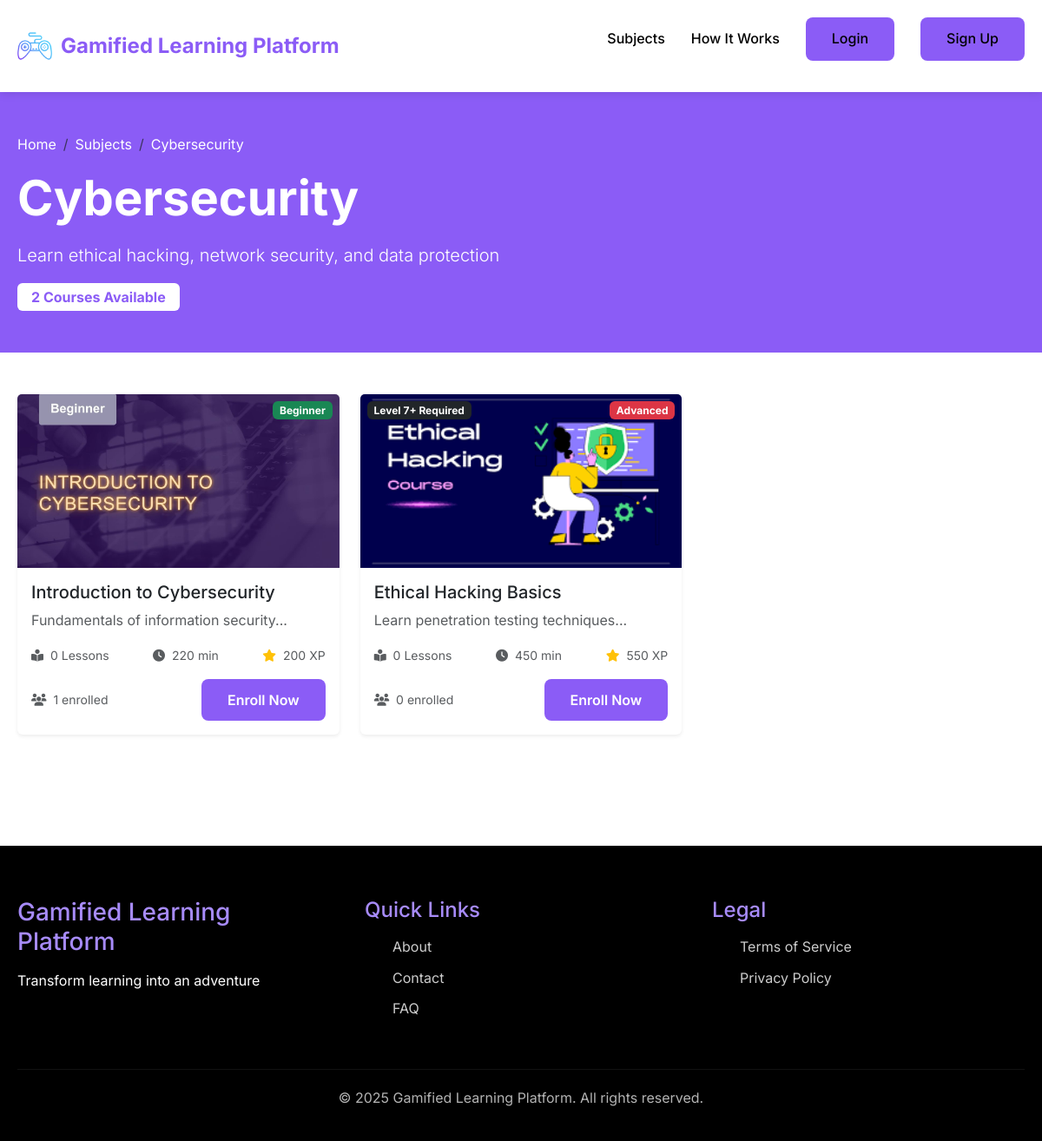
The app's page /pages/courses.php?subject_id=4 with its own data.
### tables this page shows
CREATE TABLE subjects (
    subject_id INT PRIMARY KEY AUTO_INCREMENT,
    subject_name VARCHAR(100) NOT NULL,
    description TEXT,
    icon VARCHAR(255),
    is_active BOOLEAN DEFAULT TRUE,
    created_at TIMESTAMP DEFAULT CURRENT_TIMESTAMP
);

CREATE TABLE courses (
    course_id INT PRIMARY KEY AUTO_INCREMENT,
    subject_id INT NOT NULL,
    course_title VARCHAR(200) NOT NULL,
    description TEXT,
    difficulty ENUM('beginner', 'intermediate', 'advanced', 'expert') DEFAULT 'beginner',
    required_level INT DEFAULT 1,
    thumbnail VARCHAR(255),
    estimated_duration INT,  
    xp_reward INT DEFAULT 100,
    is_published BOOLEAN DEFAULT TRUE,
    created_by INT,  
    created_at TIMESTAMP DEFAULT CURRENT_TIMESTAMP,
    updated_at TIMESTAMP DEFAULT CURRENT_TIMESTAMP ON UPDATE CURRENT_TIMESTAMP,
    FOREIGN KEY (subject_id) REFERENCES subjects(subject_id) ON DELETE CASCADE,
    FOREIGN KEY (created_by) REFERENCES users(user_id) ON DELETE SET NULL
);

### includes/session.php (called while the page is built, shortened)
<?php
function is_logged_in() {
    return isset($_SESSION['user_id']);
}
?>

### pages/courses.php (the view, shortened to what this page needs)
<?php
require_once '../includes/header.php';
require_once INCLUDES_PATH .'navbar.php';
$subject_id = isset($_GET['subject_id']) ? (int)$_GET['subject_id'] : 0;
$stmt = $conn->prepare("SELECT * FROM subjects WHERE subject_id = ? AND is_active = 1");
$stmt->execute([$subject_id]);
$subject = $stmt->fetch();
$stmt = $conn->prepare("
    SELECT c.*,
           (SELECT COUNT(*) FROM lessons WHERE course_id = c.course_id) as lesson_count,
           (SELECT COUNT(*) FROM user_courses WHERE course_id = c.course_id) as enrolled_count
    FROM courses c
    WHERE c.subject_id = ? AND c.is_published = 1
    ORDER BY c.created_at DESC
");
$stmt->execute([$subject_id]);
$courses = $stmt->fetchAll();
?>
<section class="bg-purple text-white py-5">
    <div class="container">
        <nav aria-label="breadcrumb">
            <ol class="breadcrumb">
                <li class="breadcrumb-item"><a href="/" class="text-white">Home</a></li>
                <li class="breadcrumb-item"><a href="/pages/subjects.php" class="text-white">Subjects</a></li>
                <li class="breadcrumb-item active text-white"><?php echo htmlspecialchars($subject['subject_name']); ?></li>
            </ol>
        </nav>
        <h1 class="display-4 fw-bold mb-3"><?php echo htmlspecialchars($subject['subject_name']); ?></h1>
        <p class="lead"><?php echo htmlspecialchars($subject['description']); ?></p>
        <div class="mt-3">
            <span class="badge bg-white text-purple fs-6 px-3 py-2">
                <?php echo count($courses); ?> Courses Available
            </span>
        </div>
    </div>
</section>
<section class="py-5">
    <div class="container">
        <?php if (empty($courses)): ?>
            <div class="text-center py-5">
                <i class="fas fa-book-open fa-4x text-muted mb-3"></i>
                <h3>No courses available yet</h3>
                <p class="text-muted">Courses for this subject are coming soon!</p>
                <a href="/pages/subjects.php" class="btn btn-primary">Browse Other Subjects</a>
            </div>
        <?php else: ?>
            <div class="row g-4">
                <?php foreach ($courses as $course): ?>
                    <div class="col-md-4">
                        <div class="card h-100 border-0 shadow-sm hover-lift">
                            <div class="position-relative">
                                <img src="<?php echo UPLOAD_URL; ?>thumbnails/<?php echo $course['thumbnail']; ?>"
                                     class="card-img-top" alt="<?php echo htmlspecialchars($course['course_title']); ?>"
                                     style="height: 200px; object-fit: cover;">
                                <span class="position-absolute top-0 end-0 m-2 badge bg-<?php
                                    echo $course['difficulty'] == 'beginner' ? 'success' :
                                        ($course['difficulty'] == 'intermediate' ? 'warning' :
                                        ($course['difficulty'] == 'advanced' ? 'danger' : 'dark'));
                                ?>">
                                    <?php echo ucfirst($course['difficulty']); ?>
                                </span>
                                <?php if ($course['required_level'] > 1): ?>
                                    <span class="position-absolute top-0 start-0 m-2 badge bg-dark">
                                        Level <?php echo $course['required_level']; ?>+ Required
                                    </span>
                                <?php endif; ?>
                            </div>
                            <div class="card-body">
                                <h5 class="card-title"><?php echo htmlspecialchars($course['course_title']); ?></h5>
                                <p class="card-text text-muted"><?php echo substr(htmlspecialchars($course['description']), 0, 100); ?>...</p>
                                <div class="d-flex justify-content-between text-muted small mb-3">
                                    <span><i class="fas fa-book-reader me-1"></i> <?php echo $course['lesson_count']; ?> Lessons</span>
                                    <span><i class="fas fa-clock me-1"></i> <?php echo $course['estimated_duration']; ?> min</span>
                                    <span><i class="fas fa-star me-1 text-warning"></i> <?php echo $course['xp_reward']; ?> XP</span>
                                </div>
                                <div class="d-flex justify-content-between align-items-center">
                                    <small class="text-muted">
                                        <i class="fas fa-users me-1"></i> <?php echo $course['enrolled_count']; ?> enrolled
                                    </small>
                                    <?php if (is_logged_in()): ?>
                                        <?php
                                        $stmt_check = $conn->prepare("SELECT * FROM user_courses WHERE user_id = ? AND course_id = ?");
                                        $stmt_check->execute([get_user_id(), $course['course_id']]);
                                        $is_enrolled = $stmt_check->rowCount() > 0;
                                        ?>
                                        <?php if ($is_enrolled): ?>
                                            <a href="/dashboard/course-details.php?id=<?php echo $course['course_id']; ?>"
                                               class="btn btn-sm btn-success">Continue</a>
                                        <?php else: ?>
                                            <a href="/actions/enroll-course.php?id=<?php echo $course['course_id']; ?>"
                                               class="btn btn-sm btn-primary">Enroll Now</a>
                                        <?php endif; ?>
                                    <?php else: ?>
                                        <a href="/auth/register.php" class="btn btn-sm btn-primary">Enroll Now</a>
                                    <?php endif; ?>
                                </div>
                            </div>
                        </div>
                    </div>
                <?php endforeach; ?>
            </div>
        <?php endif; ?>
    </div>
</section>
<?php require_once '../includes/footer.php'; ?>

### assets/css/colors.css (style rules this page uses)
:root { --purple-primary: #8B5CF6; --purple-dark: #7C3AED; --purple-light: #A78BFA; --black: #000000; --black-light: #1F1F1F; --white: #FFFFFF; --gray: #6B7280; --gray-light: #F3F4F6; --success: #10B981; --warning: #F59E0B; --danger: #EF4444; }
body { background: var(--white); color: var(--black); font-family: 'Inter', sans-serif; }
.btn-primary { background: var(--purple-primary); color: var(--white); padding: 12px 24px; border-radius: 8px; border: none; cursor: pointer; transition: 0.3s; }

### assets/css/style.css (style rules this page uses)
* { margin: 0; padding: 0; box-sizing: border-box; }
body { font-family: 'Inter', 'Segoe UI', Tahoma, Geneva, Verdana, sans-serif; background: var(--white); color: var(--black); line-height: 1.6; }
img { max-width: 100%; height: auto; display: block; }
a { text-decoration: none; color: inherit; }
.container { max-width: 1200px; margin: 0 auto; padding: 0 20px; }
.btn-primary { background: var(--purple-primary); color: var(--white); padding: 12px 30px; border-radius: 8px; border: none; cursor: pointer; font-size: 16px; font-weight: 600; transition: all 0.3s ease; display: inline-block; }
section { padding: 80px 0; }

### assets/css/custom.css (style rules this page uses)
:root { --bs-primary: #8B5CF6; --bs-primary-rgb: 139, 92, 246; }
body { font-family: 'Inter', sans-serif; }
.btn-primary { background: #8B5CF6; border-color: #8B5CF6; }
.text-purple { color: #8B5CF6 !important; }
.bg-purple { background-color: #8B5CF6 !important; }
.hover-lift { transition: transform 0.3s ease, box-shadow 0.3s ease; }
.text-purple { color: #8B5CF6; }
.bg-purple { background-color: #8B5CF6; }

### records on screen
subjects: subject_name "Cybersecurity", description "Learn ethical hacking, network security, and data protection"
courses: thumbnail (picture), difficulty "Beginner", course_title "Introduction to Cybersecurity", description "Fundamentals of information security", lesson_count "0", estimated_duration "220", xp_reward "200", enrolled_count "1"
courses: thumbnail (picture), difficulty "Advanced", required_level "7", course_title "Ethical Hacking Basics", description "Learn penetration testing techniques", lesson_count "0", estimated_duration "450", xp_reward "550", enrolled_count "0"

### other values on screen
SITE_NAME "Gamified Learning Platform"
count($courses) "2"
